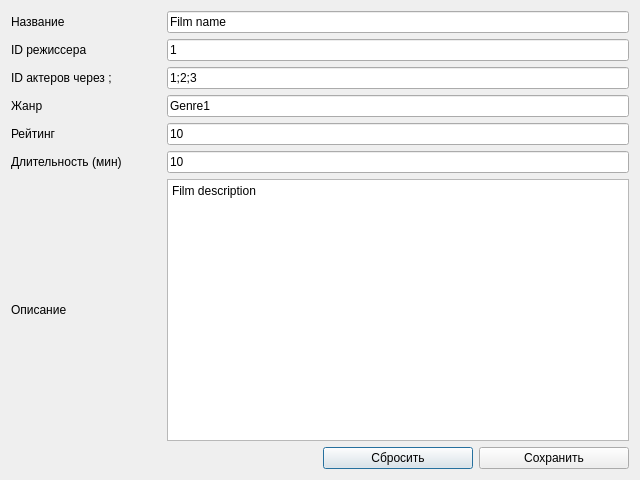
<?xml version="1.0" encoding="UTF-8"?>
<ui version="4.0">
 <class>FilmEdit</class>
 <widget class="QDialog" name="FilmEdit">
  <property name="geometry">
   <rect>
    <x>0</x>
    <y>0</y>
    <width>640</width>
    <height>480</height>
   </rect>
  </property>
  <property name="minimumSize">
   <size>
    <width>640</width>
    <height>480</height>
   </size>
  </property>
  <property name="windowTitle">
   <string>Dialog</string>
  </property>
  <layout class="QGridLayout" name="gridLayout">
   <item row="3" column="1" colspan="3">
    <widget class="QLineEdit" name="genreEdit">
     <property name="text">
      <string>Genre1</string>
     </property>
    </widget>
   </item>
   <item row="2" column="1" colspan="3">
    <widget class="QLineEdit" name="actorsEdit">
     <property name="text">
      <string>1;2;3</string>
     </property>
    </widget>
   </item>
   <item row="6" column="0">
    <widget class="QLabel" name="descriptionLabel">
     <property name="text">
      <string>Описание</string>
     </property>
    </widget>
   </item>
   <item row="2" column="0">
    <widget class="QLabel" name="actorsLabel">
     <property name="text">
      <string>ID актеров через ;</string>
     </property>
    </widget>
   </item>
   <item row="0" column="1" colspan="3">
    <widget class="QLineEdit" name="nameEdit">
     <property name="text">
      <string>Film name</string>
     </property>
    </widget>
   </item>
   <item row="7" column="2">
    <widget class="QPushButton" name="resetButton">
     <property name="text">
      <string>Сбросить</string>
     </property>
    </widget>
   </item>
   <item row="7" column="3">
    <widget class="QPushButton" name="saveButton">
     <property name="text">
      <string>Сохранить</string>
     </property>
    </widget>
   </item>
   <item row="1" column="1" colspan="3">
    <widget class="QLineEdit" name="directorEdit">
     <property name="text">
      <string>1</string>
     </property>
    </widget>
   </item>
   <item row="1" column="0">
    <widget class="QLabel" name="directorLabel">
     <property name="text">
      <string>ID режиссера</string>
     </property>
    </widget>
   </item>
   <item row="6" column="1" colspan="3">
    <widget class="QTextEdit" name="descriptionEdit">
     <property name="documentTitle">
      <string/>
     </property>
     <property name="markdown">
      <string>Film description

</string>
     </property>
     <property name="html">
      <string>&lt;!DOCTYPE HTML PUBLIC &quot;-//W3C//DTD HTML 4.0//EN&quot; &quot;http://www.w3.org/TR/REC-html40/strict.dtd&quot;&gt;
&lt;html&gt;&lt;head&gt;&lt;meta name=&quot;qrichtext&quot; content=&quot;1&quot; /&gt;&lt;meta charset=&quot;utf-8&quot; /&gt;&lt;style type=&quot;text/css&quot;&gt;
p, li { white-space: pre-wrap; }
hr { height: 1px; border-width: 0; }
li.unchecked::marker { content: &quot;\2610&quot;; }
li.checked::marker { content: &quot;\2612&quot;; }
&lt;/style&gt;&lt;/head&gt;&lt;body style=&quot; font-family:'Segoe UI'; font-size:9pt; font-weight:400; font-style:normal;&quot;&gt;
&lt;p style=&quot; margin-top:6px; margin-bottom:6px; margin-left:0px; margin-right:0px; -qt-block-indent:0; text-indent:0px;&quot;&gt;Film description&lt;/p&gt;&lt;/body&gt;&lt;/html&gt;</string>
     </property>
     <property name="overwriteMode">
      <bool>true</bool>
     </property>
     <property name="placeholderText">
      <string/>
     </property>
    </widget>
   </item>
   <item row="3" column="0">
    <widget class="QLabel" name="genreLabel">
     <property name="text">
      <string>Жанр</string>
     </property>
    </widget>
   </item>
   <item row="4" column="1" colspan="3">
    <widget class="QLineEdit" name="ratingEdit">
     <property name="text">
      <string>10</string>
     </property>
    </widget>
   </item>
   <item row="0" column="0">
    <widget class="QLabel" name="nameLabel">
     <property name="text">
      <string>Название</string>
     </property>
    </widget>
   </item>
   <item row="4" column="0">
    <widget class="QLabel" name="ratingLabel">
     <property name="text">
      <string>Рейтинг</string>
     </property>
    </widget>
   </item>
   <item row="5" column="0">
    <widget class="QLabel" name="durationLabel">
     <property name="text">
      <string>Длительность (мин)</string>
     </property>
    </widget>
   </item>
   <item row="5" column="1" colspan="3">
    <widget class="QLineEdit" name="durationEdit">
     <property name="text">
      <string>10</string>
     </property>
    </widget>
   </item>
  </layout>
 </widget>
 <resources/>
 <connections/>
</ui>
